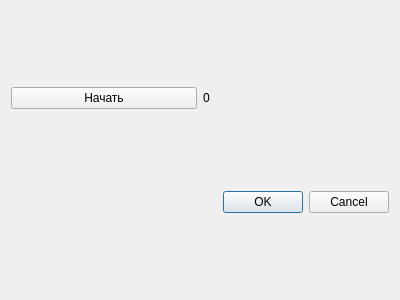
<?xml version="1.0" encoding="UTF-8"?>
<ui version="4.0">
 <class>zeroLevelDialog</class>
 <widget class="QDialog" name="zeroLevelDialog">
  <property name="geometry">
   <rect>
    <x>0</x>
    <y>0</y>
    <width>400</width>
    <height>300</height>
   </rect>
  </property>
  <property name="windowTitle">
   <string>Dialog</string>
  </property>
  <layout class="QGridLayout" name="gridLayout_2">
   <item row="0" column="0">
    <layout class="QGridLayout" name="gridLayout">
     <item row="0" column="0">
      <widget class="QPushButton" name="zeroLevelCalcButton">
       <property name="text">
        <string>Начать</string>
       </property>
      </widget>
     </item>
     <item row="0" column="1">
      <widget class="QLabel" name="zeroLevelLabel">
       <property name="text">
        <string>0</string>
       </property>
      </widget>
     </item>
    </layout>
   </item>
   <item row="1" column="0">
    <widget class="QDialogButtonBox" name="buttonBox">
     <property name="orientation">
      <enum>Qt::Horizontal</enum>
     </property>
     <property name="standardButtons">
      <set>QDialogButtonBox::Cancel|QDialogButtonBox::Ok</set>
     </property>
    </widget>
   </item>
  </layout>
 </widget>
 <resources/>
 <connections>
  <connection>
   <sender>buttonBox</sender>
   <signal>accepted()</signal>
   <receiver>zeroLevelDialog</receiver>
   <slot>accept()</slot>
   <hints>
    <hint type="sourcelabel">
     <x>248</x>
     <y>254</y>
    </hint>
    <hint type="destinationlabel">
     <x>157</x>
     <y>274</y>
    </hint>
   </hints>
  </connection>
  <connection>
   <sender>buttonBox</sender>
   <signal>rejected()</signal>
   <receiver>zeroLevelDialog</receiver>
   <slot>reject()</slot>
   <hints>
    <hint type="sourcelabel">
     <x>316</x>
     <y>260</y>
    </hint>
    <hint type="destinationlabel">
     <x>286</x>
     <y>274</y>
    </hint>
   </hints>
  </connection>
 </connections>
</ui>
